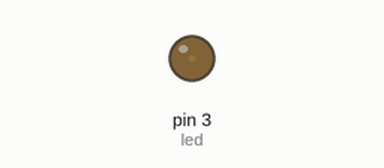
Recording of a sketch running on a simulated Arduino Uno, built with avr-gcc and run on an emulated ATmega328P. Shown: output pins drawn as LEDs (lit = HIGH).

Above: at 0.05 s.
At 1.3 s:
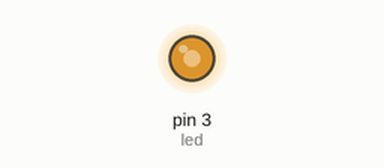
At 2.55 s:
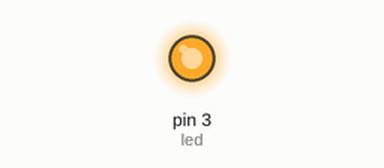
At 5.05 s:
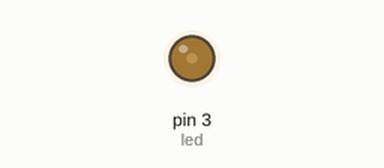
Timing chart, 0 to 7.1 s (numbered marks = the images above):
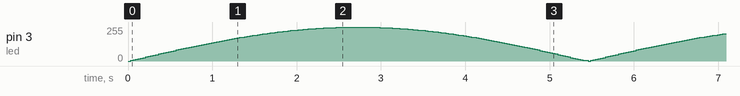

The sketch:

led8.ino
```cpp
/*
*呼吸灯，利用正弦函数
*
*/

byte led = 3;
float sinval;
int ledval;
int i;
void setup()
{
	pinMode(led,OUTPUT);
}

void loop()
{
	for(i=0;i<180;i++){
		sinval=sin(i*(3.1415/180));
		ledval=sinval*255;
		analogWrite(led,ledval);
		delay(30);
	}
	delay(30);
}
```
